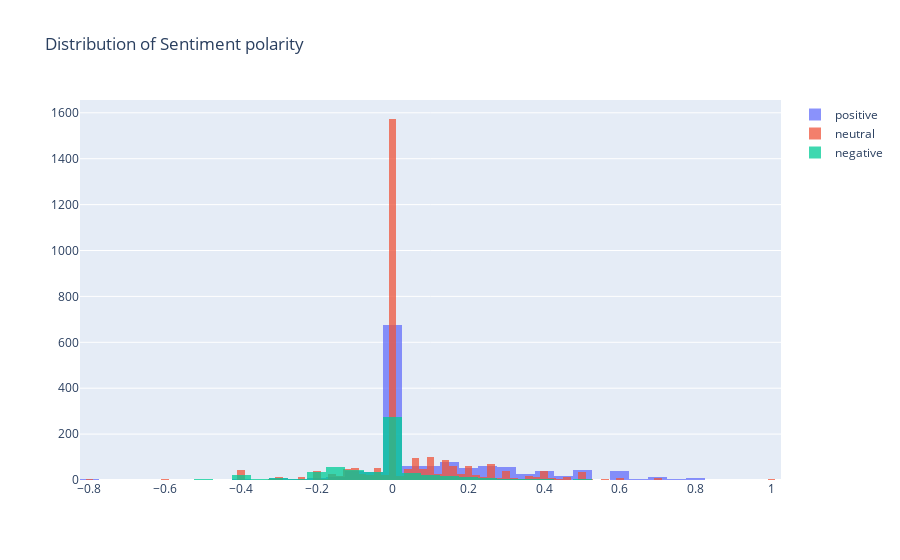

Notebook cell for this chart:
### Code cell
xp = df.loc[df['sentiment'] == "positive", 'polarity']
xneu = df.loc[df['sentiment'] == "neutral", 'polarity']
xneg= df.loc[df['sentiment'] == "negative", 'polarity']

trace1 = go.Histogram(
    x=xp, name='positive',
    opacity=0.75
)
trace2 = go.Histogram(
    x=xneu, name = 'neutral',
    opacity=0.75
)
trace3 = go.Histogram(
    x=xneg, name = 'negative',
    opacity=0.75
)
data = [trace1, trace2,trace3]
layout = go.Layout(barmode='overlay', title='Distribution of Sentiment polarity')
go.Figure(data=data, layout=layout)

### Figure 1 — Plotly figure (JSON) as saved in the notebook; plotly's stock layout.template omitted (floating-point values rounded to 4 significant figures; data arrays with more than 128 entries replaced by an {"elided": "..."} marker saying what was removed)
{"data": [{"name": "positive", "opacity": 0.75, "type": "histogram", "x": {"elided": "1363 float values"}}, {"name": "neutral", "opacity": 0.75, "type": "histogram", "x": {"elided": "2879 float values"}}, {"name": "negative", "opacity": 0.75, "type": "histogram", "x": {"elided": "604 float values"}}], "layout": {"barmode": "overlay", "title": {"text": "Distribution of Sentiment polarity"}}}
